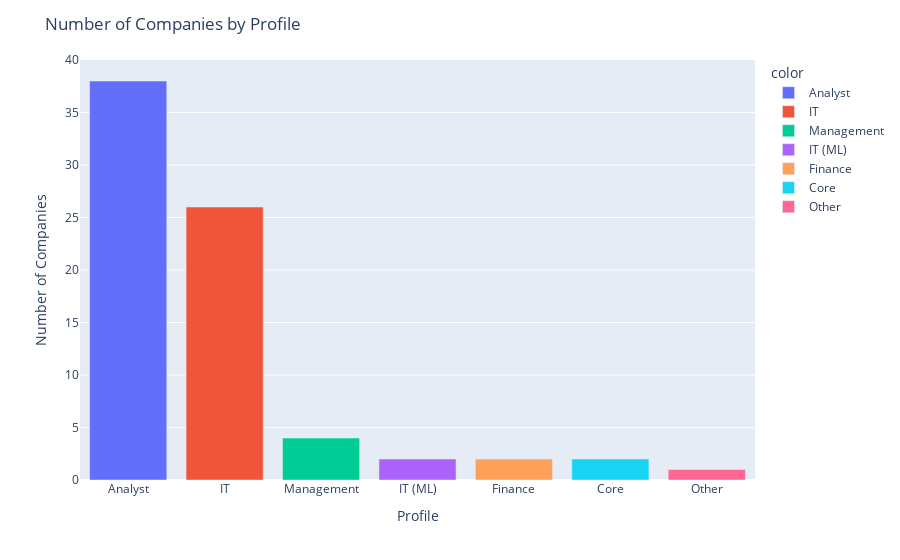

Notebook code cell kept with this figure:
### Code cell
#Plot by Profile count
profile_count = c["Profile"].value_counts()
fig = px.bar(x=profile_count.index, y=profile_count.values, labels={"x": "Profile", "y": "Number of Companies"}, color = profile_count.index)
fig.update_layout(title="Number of Companies by Profile")
fig.show()

### Figure 1 — Plotly figure (JSON) as saved in the notebook; plotly's stock layout.template omitted (floating-point values rounded to 4 significant figures)
{"data": [{"alignmentgroup": "True", "hovertemplate": "color=Analyst<br>Profile=%{x}<br>Number of Companies=%{y}<extra></extra>", "legendgroup": "Analyst", "marker": {"color": "#636efa", "pattern": {"shape": ""}}, "name": "Analyst", "offsetgroup": "Analyst", "orientation": "v", "showlegend": true, "textposition": "auto", "type": "bar", "x": ["Analyst"], "xaxis": "x", "y": [38], "yaxis": "y"}, {"alignmentgroup": "True", "hovertemplate": "color=IT<br>Profile=%{x}<br>Number of Companies=%{y}<extra></extra>", "legendgroup": "IT", "marker": {"color": "#EF553B", "pattern": {"shape": ""}}, "name": "IT", "offsetgroup": "IT", "orientation": "v", "showlegend": true, "textposition": "auto", "type": "bar", "x": ["IT"], "xaxis": "x", "y": [26], "yaxis": "y"}, {"alignmentgroup": "True", "hovertemplate": "color=Management<br>Profile=%{x}<br>Number of Companies=%{y}<extra></extra>", "legendgroup": "Management", "marker": {"color": "#00cc96", "pattern": {"shape": ""}}, "name": "Management", "offsetgroup": "Management", "orientation": "v", "showlegend": true, "textposition": "auto", "type": "bar", "x": ["Management"], "xaxis": "x", "y": [4], "yaxis": "y"}, {"alignmentgroup": "True", "hovertemplate": "color=IT (ML)<br>Profile=%{x}<br>Number of Companies=%{y}<extra></extra>", "legendgroup": "IT (ML)", "marker": {"color": "#ab63fa", "pattern": {"shape": ""}}, "name": "IT (ML)", "offsetgroup": "IT (ML)", "orientation": "v", "showlegend": true, "textposition": "auto", "type": "bar", "x": ["IT (ML)"], "xaxis": "x", "y": [2], "yaxis": "y"}, {"alignmentgroup": "True", "hovertemplate": "color=Finance<br>Profile=%{x}<br>Number of Companies=%{y}<extra></extra>", "legendgroup": "Finance", "marker": {"color": "#FFA15A", "pattern": {"shape": ""}}, "name": "Finance", "offsetgroup": "Finance", "orientation": "v", "showlegend": true, "textposition": "auto", "type": "bar", "x": ["Finance"], "xaxis": "x", "y": [2], "yaxis": "y"}, {"alignmentgroup": "True", "hovertemplate": "color=Core<br>Profile=%{x}<br>Number of Companies=%{y}<extra></extra>", "legendgroup": "Core", "marker": {"color": "#19d3f3", "pattern": {"shape": ""}}, "name": "Core", "offsetgroup": "Core", "orientation": "v", "showlegend": true, "textposition": "auto", "type": "bar", "x": ["Core"], "xaxis": "x", "y": [2], "yaxis": "y"}, {"alignmentgroup": "True", "hovertemplate": "color=Other<br>Profile=%{x}<br>Number of Companies=%{y}<extra></extra>", "legendgroup": "Other", "marker": {"color": "#FF6692", "pattern": {"shape": ""}}, "name": "Other", "offsetgroup": "Other", "orientation": "v", "showlegend": true, "textposition": "auto", "type": "bar", "x": ["Other"], "xaxis": "x", "y": [1], "yaxis": "y"}], "layout": {"barmode": "relative", "legend": {"title": {"text": "color"}, "tracegroupgap": 0}, "margin": {"t": 60}, "title": {"text": "Number of Companies by Profile"}, "xaxis": {"anchor": "y", "domain": [0, 1], "title": {"text": "Profile"}}, "yaxis": {"anchor": "x", "domain": [0, 1], "title": {"text": "Number of Companies"}}}}
